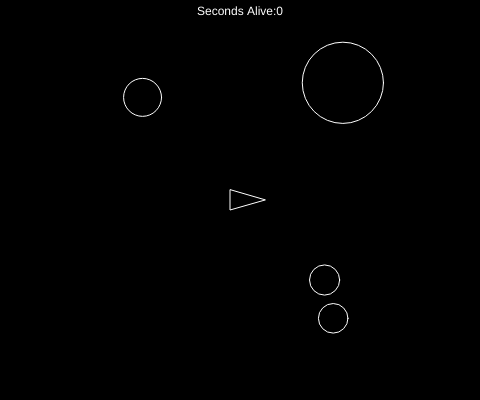
Frame 1 (no input)
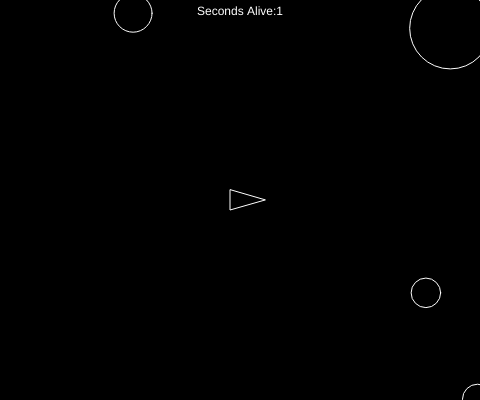
Frame 60 (no input)
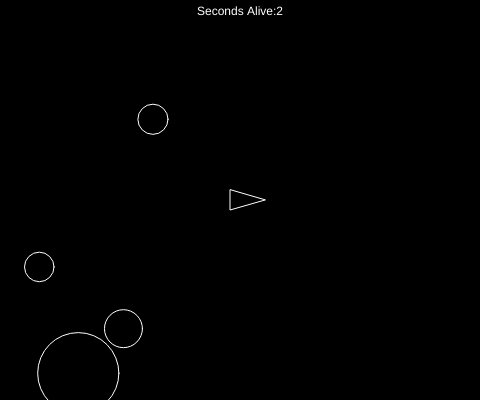
Frame 120 (the mouse pressed at the canvas centre since frame 60)

The p5.js sketch that drew these frames (run headless with seeded random() and noise() and a simulated clock; from frame 60 on, the mouse is pressed at the canvas centre):

// p5.js sketch
// ── sketch.js
var ship
var bullets = []
var asteroids = []
var s = 'Seconds Alive:'

function setup() {
  createCanvas(windowWidth / 2.5, windowHeight / 2.5);
  // cnv.parent('canvasholder')
  ship = new Ship(width / 2, height / 2)
  for (var i = 0; i < 4; i++) {
    asteroids.push(new Asteroid(random(width), random(height), random(25, 100)))
  }
}

function draw() {
  background(0);
  renderBullets();
  ship.render();
  if (frameCount % 150 == 0) {
    asteroids.push(new Asteroid(random(width), 0, random(25, 100)))
  }
  renderAsteroids();
  if (keyIsDown(RIGHT_ARROW)) {
    ship.r = ship.r + 0.05
  }
  if (keyIsDown(LEFT_ARROW)) {
    ship.r = ship.r - 0.05
  }
  if (keyIsDown(UP_ARROW)) {
    if (ship.s < 4) {
      ship.s = ship.s + 0.25
    }
  }
  if (keyIsDown(DOWN_ARROW)) {
    if (ship.s >= 1) {
      ship.s = ship.s - 0.05
    }
  }
  textAlign(CENTER)
  fill(255)
  text(s + int(frameCount / 60), width / 2, 15)
}

function windowResized() {
  resizeCanvas(windowWidth / 2.5, windowWidth / 2.5);
}

function renderBullets() {
  for (var i = 0; i < bullets.length; i++) {
    bullets[i].display();
    bullets[i].update();
    for (var l = asteroids.length - 1; l >= 0; l--) {
      if (bullets[i].collide(asteroids[l])) {
        var newAsteroids = asteroids[l].break();
        asteroids = asteroids.concat(newAsteroids)
        asteroids.splice(l, 1)
        bullets[i].x = -100
      }
    }
    if (bullets[i].y < 0 || bullets[i].y > height || bullets[i].x < 0 || bullets[i] > width) {
      bullets.splice(i, 1)
    }
  }
}

function keyPressed() {
  if (key == ' ') {
    bullets.push(new Bullet(ship.x, ship.y, 5, ship.r))
  }
}

function renderAsteroids() {
  for (var j = 0; j < asteroids.length; j++) {
    asteroids[j].display();
    asteroids[j].update();
    if (ship.hits(asteroids[j])) {
      print(s + int(frameCount / 60))
    }
  }
}
// ── Asteroids.js
class Asteroid {
  constructor(x, y, r) {
    this.x = x;
    this.y = y;
    this.r = r;
    this.h = random(-3, 3);
    this.k = random(-3, 3);
  }
  display() {
    push();
    fill(0);
    stroke(255);
    ellipse(this.x, this.y, this.r);
    pop();
  }
  break () {
    var newA = [];
    if (this.r >= 30) {
      newA[0] = new Asteroid(this.x, this.y, this.r * 0.5);
      newA[1] = new Asteroid(this.x, this.y, this.r * 0.5);
    }
    return newA;
  }
  update() {
    this.x = this.x + this.k;
    this.y = this.y + this.h;
    if (this.x > width) {
      this.x = 0;
    }
    if (this.x < 0) {
      this.x = width;
    }
    if (this.y > height) {
      this.y = 0;
    }
    if (this.y < 0) {
      this.y = height;
    }
  }
}
// ── Bullet.js
class Bullet {
  constructor(x, y, d, r) {
    this.x = x;
    this.y = y;
    this.d = d;
    this.h = sin(r)
    this.k = cos(r)
  }
  collide(asteroid) {
    if ((dist(this.x, this.y, asteroid.x, asteroid.y)) < asteroid.r) {
      return true
    } else {
      return false
    }
  }
  update() {
    this.y = this.y + (this.h * 8)
    this.x = this.x + (this.k * 8)
  }
  display() {
    push();
    fill('red');
    ellipse(this.x, this.y, this.d)
    pop();
  }
}
// ── Ship.js
class Ship {
  constructor(x, y) {
    this.x = x;
    this.y = y;
    this.r = 0;
    this.s = 0;
    this.h = sin(this.r);
    this.k = cos(this.r);
    this.lives = 3;
  }
  render(){
    this.update();
    this.display();
  }
  display() {
      push();
      translate(this.x, this.y);
      rotate(this.r);
      fill(0);
      stroke(255);
      triangle(25, 0, -10, 10, -10, -10);
      pop();
    }
  update() {
    this.h = (sin(this.r)) * this.s;
    this.k = (cos(this.r)) * this.s;
    this.y = this.y + this.h;
    this.x = this.x + this.k;
    if (this.x > width) {
      this.x = 0;
    }
    if (this.x < 0) {
      this.x = width;
    }
    if (this.y > height) {
      this.y = 0;
    }
    if (this.y < 0) {
      this.y = height;
    }
  }
  hits(asteroid) {
    if (dist(this.x, this.y, asteroid.x, asteroid.y) < this.r + asteroid.r) {
      this.lives--;
    } else {
      return false
    }
  }
}
